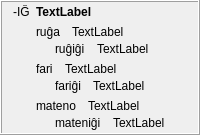
            <widget class="QFrame" name="frame_25">
             <property name="frameShape">
              <enum>QFrame::Box</enum>
             </property>
             <property name="frameShadow">
              <enum>QFrame::Raised</enum>
             </property>
             <layout class="QHBoxLayout" name="horizontalLayout_45">
              <property name="topMargin">
               <number>3</number>
              </property>
              <property name="bottomMargin">
               <number>3</number>
              </property>
              <item>
               <widget class="QLabel" name="label_320">
                <property name="text">
                 <string>-IĜ</string>
                </property>
                <property name="alignment">
                 <set>Qt::AlignHCenter|Qt::AlignTop</set>
                </property>
                <property name="tipo" stdset="0">
                 <string>afikso</string>
                </property>
               </widget>
              </item>
              <item>
               <layout class="QVBoxLayout" name="verticalLayout_383">
                <item>
                 <widget class="QLabel" name="Lec09_Label673">
                  <property name="sizePolicy">
                   <sizepolicy hsizetype="Preferred" vsizetype="Maximum">
                    <horstretch>0</horstretch>
                    <verstretch>0</verstretch>
                   </sizepolicy>
                  </property>
                  <property name="styleSheet">
                   <string notr="true">font-weight: bold;</string>
                  </property>
                  <property name="text">
                   <string>TextLabel</string>
                  </property>
                  <property name="wordWrap">
                   <bool>true</bool>
                  </property>
                 </widget>
                </item>
                <item>
                 <layout class="QVBoxLayout" name="verticalLayout_38">
                  <item>
                   <layout class="QVBoxLayout" name="verticalLayout_370"/>
                  </item>
                  <item>
                   <layout class="QVBoxLayout" name="verticalLayout_367">
                    <item>
                     <layout class="QVBoxLayout" name="verticalLayout_368">
                      <property name="spacing">
                       <number>3</number>
                      </property>
                      <item>
                       <layout class="QHBoxLayout" name="horizontalLayout_604">
                        <property name="spacing">
                         <number>12</number>
                        </property>
                        <item>
                         <widget class="neklakebla_nova" name="Lec09_Button643">
                          <property name="text">
                           <string>ruĝa</string>
                          </property>
                          <property name="wordWrap">
                           <bool>true</bool>
                          </property>
                         </widget>
                        </item>
                        <item>
                         <widget class="QLabel" name="Lec09_Label674">
                          <property name="sizePolicy">
                           <sizepolicy hsizetype="Expanding" vsizetype="Preferred">
                            <horstretch>0</horstretch>
                            <verstretch>0</verstretch>
                           </sizepolicy>
                          </property>
                          <property name="text">
                           <string>TextLabel</string>
                          </property>
                          <property name="wordWrap">
                           <bool>true</bool>
                          </property>
                         </widget>
                        </item>
                       </layout>
                      </item>
                      <item>
                       <layout class="QHBoxLayout" name="horizontalLayout_605">
                        <property name="spacing">
                         <number>12</number>
                        </property>
                        <item>
                         <widget class="label_sago_reversa" name="label_387">
                          <property name="sizePolicy">
                           <sizepolicy hsizetype="Maximum" vsizetype="Preferred">
                            <horstretch>0</horstretch>
                            <verstretch>0</verstretch>
                           </sizepolicy>
                          </property>
                          <property name="text">
                           <string/>
                          </property>
                          <property name="pixmap">
                           <pixmap resource="../resources/ikonoj.qrc">:/ikonoj/sago_revena.png</pixmap>
                          </property>
                         </widget>
                        </item>
                        <item>
                         <widget class="neklakebla_nova" name="Lec09_Button644">
                          <property name="text">
                           <string>ruĝiĝi</string>
                          </property>
                          <property name="wordWrap">
                           <bool>true</bool>
                          </property>
                         </widget>
                        </item>
                        <item>
                         <widget class="QLabel" name="Lec09_Label675">
                          <property name="sizePolicy">
                           <sizepolicy hsizetype="Expanding" vsizetype="Preferred">
                            <horstretch>0</horstretch>
                            <verstretch>0</verstretch>
                           </sizepolicy>
                          </property>
                          <property name="text">
                           <string>TextLabel</string>
                          </property>
                          <property name="wordWrap">
                           <bool>true</bool>
                          </property>
                         </widget>
                        </item>
                       </layout>
                      </item>
                     </layout>
                    </item>
                    <item>
                     <layout class="QVBoxLayout" name="verticalLayout_369">
                      <property name="spacing">
                       <number>3</number>
                      </property>
                      <item>
                       <layout class="QHBoxLayout" name="horizontalLayout_633">
                        <property name="spacing">
                         <number>12</number>
                        </property>
                        <item>
                         <widget class="neklakebla_nova" name="Lec09_Button649">
                          <property name="text">
                           <string>fari</string>
                          </property>
                          <property name="wordWrap">
                           <bool>true</bool>
                          </property>
                         </widget>
                        </item>
                        <item>
                         <widget class="QLabel" name="Lec09_Label682">
                          <property name="sizePolicy">
                           <sizepolicy hsizetype="Expanding" vsizetype="Preferred">
                            <horstretch>0</horstretch>
                            <verstretch>0</verstretch>
                           </sizepolicy>
                          </property>
                          <property name="text">
                           <string>TextLabel</string>
                          </property>
                          <property name="wordWrap">
                           <bool>true</bool>
                          </property>
                         </widget>
                        </item>
                       </layout>
                      </item>
                      <item>
                       <layout class="QHBoxLayout" name="horizontalLayout_634">
                        <property name="spacing">
                         <number>12</number>
                        </property>
                        <item>
                         <widget class="label_sago_reversa" name="label_391">
                          <property name="sizePolicy">
                           <sizepolicy hsizetype="Maximum" vsizetype="Preferred">
                            <horstretch>0</horstretch>
                            <verstretch>0</verstretch>
                           </sizepolicy>
                          </property>
                          <property name="text">
                           <string/>
                          </property>
                          <property name="pixmap">
                           <pixmap resource="../resources/ikonoj.qrc">:/ikonoj/sago_revena.png</pixmap>
                          </property>
                         </widget>
                        </item>
                        <item>
                         <widget class="neklakebla_nova" name="Lec09_Button46">
                          <property name="text">
                           <string>fariĝi</string>
                          </property>
                          <property name="wordWrap">
                           <bool>true</bool>
                          </property>
                         </widget>
                        </item>
                        <item>
                         <widget class="QLabel" name="Lec09_Label47">
                          <property name="sizePolicy">
                           <sizepolicy hsizetype="Expanding" vsizetype="Preferred">
                            <horstretch>0</horstretch>
                            <verstretch>0</verstretch>
                           </sizepolicy>
                          </property>
                          <property name="text">
                           <string>TextLabel</string>
                          </property>
                          <property name="wordWrap">
                           <bool>true</bool>
                          </property>
                         </widget>
                        </item>
                       </layout>
                      </item>
                     </layout>
                    </item>
                   </layout>
                  </item>
                 </layout>
                </item>
                <item>
                 <layout class="QVBoxLayout" name="verticalLayout_371">
                  <property name="spacing">
                   <number>3</number>
                  </property>
                  <item>
                   <layout class="QHBoxLayout" name="horizontalLayout_606">
                    <property name="spacing">
                     <number>12</number>
                    </property>
                    <item>
                     <widget class="neklakebla_nova" name="Lec09_Button40">
                      <property name="text">
                       <string>mateno</string>
                      </property>
                      <property name="wordWrap">
                       <bool>true</bool>
                      </property>
                     </widget>
                    </item>
                    <item>
                     <widget class="QLabel" name="Lec09_Label41">
                      <property name="sizePolicy">
                       <sizepolicy hsizetype="Expanding" vsizetype="Preferred">
                        <horstretch>0</horstretch>
                        <verstretch>0</verstretch>
                       </sizepolicy>
                      </property>
                      <property name="text">
                       <string>TextLabel</string>
                      </property>
                      <property name="wordWrap">
                       <bool>true</bool>
                      </property>
                     </widget>
                    </item>
                   </layout>
                  </item>
                  <item>
                   <layout class="QHBoxLayout" name="horizontalLayout_607">
                    <property name="spacing">
                     <number>12</number>
                    </property>
                    <item>
                     <widget class="label_sago_reversa" name="label_388">
                      <property name="sizePolicy">
                       <sizepolicy hsizetype="Maximum" vsizetype="Preferred">
                        <horstretch>0</horstretch>
                        <verstretch>0</verstretch>
                       </sizepolicy>
                      </property>
                      <property name="text">
                       <string/>
                      </property>
                      <property name="pixmap">
                       <pixmap resource="../resources/ikonoj.qrc">:/ikonoj/sago_revena.png</pixmap>
                      </property>
                     </widget>
                    </item>
                    <item>
                     <widget class="neklakebla_nova" name="Lec09_Button41">
                      <property name="text">
                       <string>mateniĝi</string>
                      </property>
                      <property name="wordWrap">
                       <bool>true</bool>
                      </property>
                     </widget>
                    </item>
                    <item>
                     <widget class="QLabel" name="Lec09_Label42">
                      <property name="sizePolicy">
                       <sizepolicy hsizetype="Expanding" vsizetype="Preferred">
                        <horstretch>0</horstretch>
                        <verstretch>0</verstretch>
                       </sizepolicy>
                      </property>
                      <property name="text">
                       <string>TextLabel</string>
                      </property>
                      <property name="wordWrap">
                       <bool>true</bool>
                      </property>
                     </widget>
                    </item>
                   </layout>
                  </item>
                 </layout>
                </item>
               </layout>
              </item>
             </layout>
            </widget>
